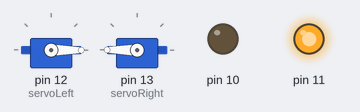
Bench run of a sketch on a simulated Arduino Uno, built with avr-gcc and run on an emulated ATmega328P. On the bench: 2 × servo, output pins drawn as LEDs (lit = HIGH).

Above: at 0.1 s.
At 0.7 s:
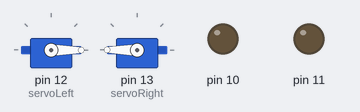
At 1.35 s:
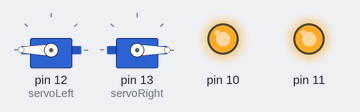
At 1.95 s:
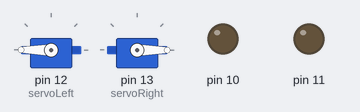
At 2.6 s:
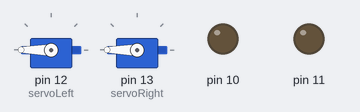
Timing chart, 0 to 6.0 s (numbered marks = the images above):
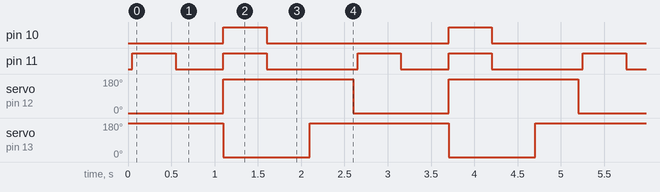

The sketch:

sketch_jul10a.ino
```cpp
#include <Servo.h>
Servo servoRight;
Servo servoLeft;
//servos = 180

void setup() {
  pinMode(10, OUTPUT);
  pinMode(11,OUTPUT);

  servoLeft.attach(12);
  servoRight.attach(13);
  //servoLeft.writeMicroseconds(100);
  //servoRight.writeMicroseconds(100);

}

void loop() {

  digitalWrite(10, HIGH);
  digitalWrite(10, LOW);
  servoLeft.write(0);
  digitalWrite(11, HIGH);
  digitalWrite(11, LOW);
  servoRight.write(180);

  delay(50);
  digitalWrite(11, HIGH);
  delay(500); //forward
  servoLeft.write(0);
  servoRight.write(180);
  digitalWrite(11, LOW);
  delay(50);
  delay(500); //forward
  servoLeft.write(180);
  servoRight.write(0); //reverse
  digitalWrite(10, HIGH);
  digitalWrite(11, HIGH);
  delay(500);
  servoLeft.write(180);
  servoRight.write(0); //reverse
  digitalWrite(10, LOW);
  digitalWrite(11, LOW);
  delay(500);
  servoLeft.write(180);
  servoRight.write(180); //right
  delay(500);


 }

//  servoLeft.write(180);
//  servoRight.write(180); //right
//  delay(1000);
//
//  servoLeft.write(0);
//  servoRight.write(0); //left
//  delay(1000);
//

//
//
//  for(int pos=0; pos<=180; pos+=1){
//    servoLeft.write(pos);
//    delay(15);
//    servoRight.write(pos);
//  }
//  for(int pos=180;pos>=0; pos-=1){
//    servoLeft.write(pos);
//    delay(15);
//    servoRight.write(pos);
//
//  servoLeft.writeMicroseconds(1300);
//  servoRight.writeMicroseconds(1300);
//
//
//
//    }  }
```

Measured:
- by itself, pin 10: alternates HIGH for 0.50 s and LOW for 2.1 s
- by itself, pin 11: repeats every 2.6 s: LOW 0.55 s, HIGH 0.50 s, LOW 1.1 s, HIGH 0.50 s
- by itself, servo on pin 12 (servoLeft): alternates 180° for 1.5 s and 0° for 1.1 s
- by itself, servo on pin 13 (servoRight): alternates 180° for 1.6 s and 0° for 1.0 s
